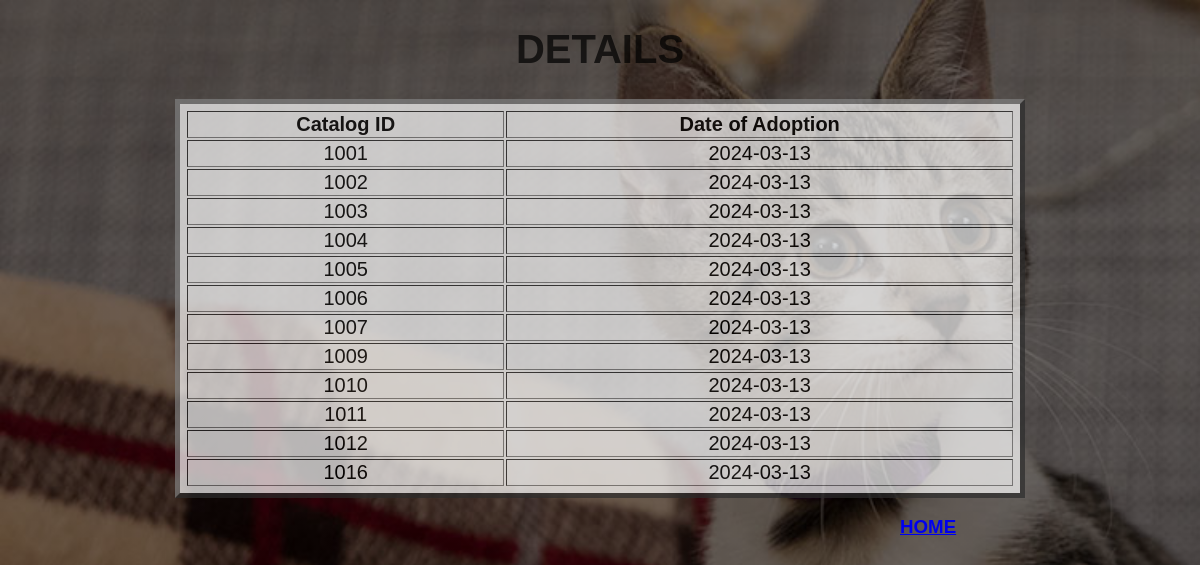
The app's page /pacms/displaya.php with its own data.
### tables this page shows
CREATE TABLE `adoption` (
  `cat_id` int(5) NOT NULL DEFAULT 0,
  `adoption_date` date NOT NULL DEFAULT current_timestamp()
);

### pacms/displaya.php (the view, shortened to what this page needs)
<!DOCTYPE html>
<html lang="">
<head>
</head>
<body>
    <table width=850; border="5" align="center">
    <caption><h1>DETAILS</h1></caption>
        <tr>
            <th>Catalog ID</th>
            <th>Date of Adoption</th>
            </tr>
        <?php
            $connection = mysqli_connect('localhost','root','','adoption_centre');
            $Query = "SELECT * FROM adoption";
            $Execute = mysqli_query($connection, $Query);
            while($Datarows = mysqli_fetch_array($Execute))
            {
                $cat_id = $Datarows['cat_id'];
                $adoption_date = $Datarows['adoption_date'];
                ?>
        <tr>
        <td><?php echo $cat_id; ?></td>
        <td><?php echo $adoption_date; ?></td>
            </tr>
    <?php    } ?>
    </table>
    <h3> <a href="index.php">HOME</a></h3>
</body>
</html>

### pacms/displaya.php (style rules this page uses)
table { padding: 5px; text-align: center; font-size: 20px; background-color: #ffffff; opacity: 0.7; }
h3 { margin-left: 75%; }
html, body { margin: 0; padding: 0; width: 100%; }
body { background:linear-gradient(rgba(0,0,0,0.5),rgba(0,0,0,0.5)), url(dev_holiday-kittens_2017dec14_0181_main.jpg); background-size: cover; width: 100%; height: 100vh; display: table; font-family: sans-serif; }

### records on screen
adoption: cat "1001", adoption_date "2024-03-13"
adoption: cat "1002", adoption_date "2024-03-13"
adoption: cat "1003", adoption_date "2024-03-13"
adoption: cat "1004", adoption_date "2024-03-13"
adoption: cat "1005", adoption_date "2024-03-13"
adoption: cat "1006", adoption_date "2024-03-13"
adoption: cat "1007", adoption_date "2024-03-13"
adoption: cat "1009", adoption_date "2024-03-13"
adoption: cat "1010", adoption_date "2024-03-13"
adoption: cat "1011", adoption_date "2024-03-13"
adoption: cat "1012", adoption_date "2024-03-13"
adoption: cat "1016", adoption_date "2024-03-13"
